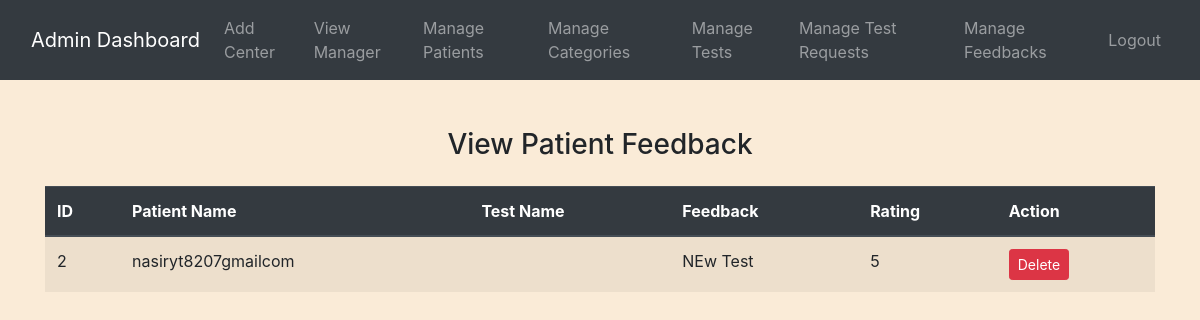
The page /admin/feedback.php (signed in) on the database its author committed.
### tables this page shows
CREATE TABLE `test_feedback` (
  `id` int(11) NOT NULL,
  `patient_id` int(11) NOT NULL,
  `test_id` int(11) NOT NULL,
  `feedback` varchar(255) NOT NULL,
  `rating` int(11) NOT NULL,
  `created_at` timestamp NOT NULL DEFAULT current_timestamp()
);

CREATE TABLE `patients` (
  `id` int(11) NOT NULL,
  `Username` varchar(255) NOT NULL,
  `Email` varchar(255) NOT NULL,
  `contactno` varchar(50) NOT NULL,
  `Password` varchar(255) NOT NULL
);

### admin/feedback.php (the view, shortened to what this page needs)
<?php
include('config.php');
$query = "SELECT tf.id, tr.test_name, tf.feedback, tf.rating, m.Username AS patient_name
          FROM test_feedback tf
          LEFT JOIN test_requests tr ON tf.test_id = tr.request_id
          LEFT JOIN patients m ON tf.patient_id = m.id";
$result = mysqli_query($conn, $query);
?>
<!DOCTYPE html>
<html>
<head>
    <link rel="stylesheet" href="https://stackpath.bootstrapcdn.com/bootstrap/4.3.1/css/bootstrap.min.css">
</head>
<body>
<?php include('navbar.php'); ?>
<div class="container mt-5">
    <h3 class="text-center mb-4">View Patient Feedback</h3>
    <?php if (mysqli_num_rows($result) > 0) { ?>
        <table class="table table-striped">
            <thead class="thead-dark">
                <tr>
                    <th>ID</th>
                    <th>Patient Name</th>
                    <th>Test Name</th>
                    <th>Feedback</th>
                    <th>Rating</th>
                    <th>Action</th>
                </tr>
            </thead>
            <tbody>
                <?php while ($row = mysqli_fetch_assoc($result)) { ?>
                    <tr>
                        <td><?php echo $row['id']; ?></td>
                        <td><?php echo $row['patient_name']; ?></td>
                        <td><?php echo $row['test_name']; ?></td>
                        <td><?php echo $row['feedback']; ?></td>
                        <td><?php echo $row['rating']; ?></td>
                        <td>
                            <a href="feedback.php?delete_id=<?php echo $row['id']; ?>" class="btn btn-danger btn-sm">Delete</a>
                        </td>
                    </tr>
                <?php } ?>
            </tbody>
        </table>
    <?php } else { ?>
        <p>No feedback available.</p>
    <?php } ?>
</div>
</body>
</html>

### admin/feedback.php (style rules this page uses)
body { background-color: antiquewhite; }

### rows shown on the page
test_feedback: id "2", patient.Username "nasiryt8207gmailcom", feedback "NEw Test", rating "5"
